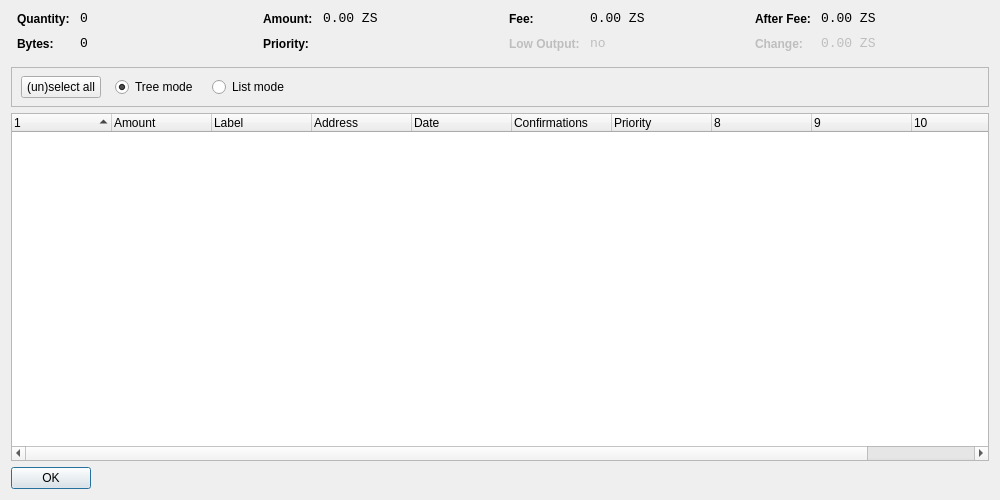
<?xml version="1.0" encoding="UTF-8"?>
<ui version="4.0">
 <class>CoinControlDialog</class>
 <widget class="QDialog" name="CoinControlDialog">
  <property name="geometry">
   <rect>
    <x>0</x>
    <y>0</y>
    <width>1000</width>
    <height>500</height>
   </rect>
  </property>
  <property name="windowTitle">
   <string>Coin Control</string>
  </property>
  <layout class="QVBoxLayout" name="verticalLayout">
   <item>
    <layout class="QHBoxLayout" name="horizontalLayoutTop" stretch="0,0,0,0">
     <property name="topMargin">
      <number>0</number>
     </property>
     <property name="bottomMargin">
      <number>10</number>
     </property>
     <item>
      <layout class="QFormLayout" name="formLayoutCoinControl1">
       <property name="horizontalSpacing">
        <number>10</number>
       </property>
       <property name="verticalSpacing">
        <number>10</number>
       </property>
       <property name="leftMargin">
        <number>6</number>
       </property>
       <property name="rightMargin">
        <number>6</number>
       </property>
       <item row="0" column="0">
        <widget class="QLabel" name="labelCoinControlQuantityText">
         <property name="styleSheet">
          <string notr="true">font-weight:bold;</string>
         </property>
         <property name="text">
          <string>Quantity:</string>
         </property>
        </widget>
       </item>
       <item row="0" column="1">
        <widget class="QLabel" name="labelCoinControlQuantity">
         <property name="font">
          <font>
           <family>Monospace</family>
           <pointsize>10</pointsize>
          </font>
         </property>
         <property name="cursor">
          <cursorShape>IBeamCursor</cursorShape>
         </property>
         <property name="contextMenuPolicy">
          <enum>Qt::ActionsContextMenu</enum>
         </property>
         <property name="text">
          <string notr="true">0</string>
         </property>
         <property name="textInteractionFlags">
          <set>Qt::LinksAccessibleByMouse|Qt::TextSelectableByKeyboard|Qt::TextSelectableByMouse</set>
         </property>
        </widget>
       </item>
       <item row="1" column="0">
        <widget class="QLabel" name="labelCoinControlBytesText">
         <property name="styleSheet">
          <string notr="true">font-weight:bold;</string>
         </property>
         <property name="text">
          <string>Bytes:</string>
         </property>
        </widget>
       </item>
       <item row="1" column="1">
        <widget class="QLabel" name="labelCoinControlBytes">
         <property name="font">
          <font>
           <family>Monospace</family>
           <pointsize>10</pointsize>
          </font>
         </property>
         <property name="cursor">
          <cursorShape>IBeamCursor</cursorShape>
         </property>
         <property name="contextMenuPolicy">
          <enum>Qt::ActionsContextMenu</enum>
         </property>
         <property name="text">
          <string notr="true">0</string>
         </property>
         <property name="textInteractionFlags">
          <set>Qt::LinksAccessibleByMouse|Qt::TextSelectableByKeyboard|Qt::TextSelectableByMouse</set>
         </property>
        </widget>
       </item>
      </layout>
     </item>
     <item>
      <layout class="QFormLayout" name="formLayoutCoinControl2">
       <property name="horizontalSpacing">
        <number>10</number>
       </property>
       <property name="verticalSpacing">
        <number>10</number>
       </property>
       <property name="leftMargin">
        <number>6</number>
       </property>
       <property name="rightMargin">
        <number>6</number>
       </property>
       <item row="0" column="0">
        <widget class="QLabel" name="labelCoinControlAmountText">
         <property name="styleSheet">
          <string notr="true">font-weight:bold;</string>
         </property>
         <property name="text">
          <string>Amount:</string>
         </property>
        </widget>
       </item>
       <item row="0" column="1">
        <widget class="QLabel" name="labelCoinControlAmount">
         <property name="font">
          <font>
           <family>Monospace</family>
           <pointsize>10</pointsize>
          </font>
         </property>
         <property name="cursor">
          <cursorShape>IBeamCursor</cursorShape>
         </property>
         <property name="contextMenuPolicy">
          <enum>Qt::ActionsContextMenu</enum>
         </property>
         <property name="text">
          <string notr="true">0.00 ZS</string>
         </property>
         <property name="textInteractionFlags">
          <set>Qt::LinksAccessibleByMouse|Qt::TextSelectableByKeyboard|Qt::TextSelectableByMouse</set>
         </property>
        </widget>
       </item>
       <item row="1" column="0">
        <widget class="QLabel" name="labelCoinControlPriorityText">
         <property name="styleSheet">
          <string notr="true">font-weight:bold;</string>
         </property>
         <property name="text">
          <string>Priority:</string>
         </property>
        </widget>
       </item>
       <item row="1" column="1">
        <widget class="QLabel" name="labelCoinControlPriority">
         <property name="font">
          <font>
           <family>Monospace</family>
           <pointsize>10</pointsize>
          </font>
         </property>
         <property name="cursor">
          <cursorShape>IBeamCursor</cursorShape>
         </property>
         <property name="contextMenuPolicy">
          <enum>Qt::ActionsContextMenu</enum>
         </property>
         <property name="text">
          <string/>
         </property>
         <property name="textInteractionFlags">
          <set>Qt::LinksAccessibleByMouse|Qt::TextSelectableByKeyboard|Qt::TextSelectableByMouse</set>
         </property>
        </widget>
       </item>
      </layout>
     </item>
     <item>
      <layout class="QFormLayout" name="formLayoutCoinControl3">
       <property name="horizontalSpacing">
        <number>10</number>
       </property>
       <property name="verticalSpacing">
        <number>10</number>
       </property>
       <property name="leftMargin">
        <number>6</number>
       </property>
       <property name="rightMargin">
        <number>6</number>
       </property>
       <item row="0" column="0">
        <widget class="QLabel" name="labelCoinControlFeeText">
         <property name="styleSheet">
          <string notr="true">font-weight:bold;</string>
         </property>
         <property name="text">
          <string>Fee:</string>
         </property>
        </widget>
       </item>
       <item row="0" column="1">
        <widget class="QLabel" name="labelCoinControlFee">
         <property name="font">
          <font>
           <family>Monospace</family>
           <pointsize>10</pointsize>
          </font>
         </property>
         <property name="cursor">
          <cursorShape>IBeamCursor</cursorShape>
         </property>
         <property name="contextMenuPolicy">
          <enum>Qt::ActionsContextMenu</enum>
         </property>
         <property name="text">
          <string notr="true">0.00 ZS</string>
         </property>
         <property name="textInteractionFlags">
          <set>Qt::LinksAccessibleByMouse|Qt::TextSelectableByKeyboard|Qt::TextSelectableByMouse</set>
         </property>
        </widget>
       </item>
       <item row="1" column="0">
        <widget class="QLabel" name="labelCoinControlLowOutputText">
         <property name="enabled">
          <bool>false</bool>
         </property>
         <property name="styleSheet">
          <string notr="true">font-weight:bold;</string>
         </property>
         <property name="text">
          <string>Low Output:</string>
         </property>
        </widget>
       </item>
       <item row="1" column="1">
        <widget class="QLabel" name="labelCoinControlLowOutput">
         <property name="enabled">
          <bool>false</bool>
         </property>
         <property name="font">
          <font>
           <family>Monospace</family>
           <pointsize>10</pointsize>
          </font>
         </property>
         <property name="cursor">
          <cursorShape>IBeamCursor</cursorShape>
         </property>
         <property name="contextMenuPolicy">
          <enum>Qt::ActionsContextMenu</enum>
         </property>
         <property name="text">
          <string notr="true">no</string>
         </property>
         <property name="textInteractionFlags">
          <set>Qt::LinksAccessibleByMouse|Qt::TextSelectableByKeyboard|Qt::TextSelectableByMouse</set>
         </property>
        </widget>
       </item>
      </layout>
     </item>
     <item>
      <layout class="QFormLayout" name="formLayoutCoinControl4">
       <property name="horizontalSpacing">
        <number>10</number>
       </property>
       <property name="verticalSpacing">
        <number>10</number>
       </property>
       <property name="leftMargin">
        <number>6</number>
       </property>
       <property name="rightMargin">
        <number>6</number>
       </property>
       <item row="0" column="0">
        <widget class="QLabel" name="labelCoinControlAfterFeeText">
         <property name="styleSheet">
          <string notr="true">font-weight:bold;</string>
         </property>
         <property name="text">
          <string>After Fee:</string>
         </property>
        </widget>
       </item>
       <item row="0" column="1">
        <widget class="QLabel" name="labelCoinControlAfterFee">
         <property name="font">
          <font>
           <family>Monospace</family>
           <pointsize>10</pointsize>
          </font>
         </property>
         <property name="cursor">
          <cursorShape>IBeamCursor</cursorShape>
         </property>
         <property name="contextMenuPolicy">
          <enum>Qt::ActionsContextMenu</enum>
         </property>
         <property name="text">
          <string notr="true">0.00 ZS</string>
         </property>
         <property name="textInteractionFlags">
          <set>Qt::LinksAccessibleByMouse|Qt::TextSelectableByKeyboard|Qt::TextSelectableByMouse</set>
         </property>
        </widget>
       </item>
       <item row="1" column="0">
        <widget class="QLabel" name="labelCoinControlChangeText">
         <property name="enabled">
          <bool>false</bool>
         </property>
         <property name="styleSheet">
          <string notr="true">font-weight:bold;</string>
         </property>
         <property name="text">
          <string>Change:</string>
         </property>
        </widget>
       </item>
       <item row="1" column="1">
        <widget class="QLabel" name="labelCoinControlChange">
         <property name="enabled">
          <bool>false</bool>
         </property>
         <property name="font">
          <font>
           <family>Monospace</family>
           <pointsize>10</pointsize>
          </font>
         </property>
         <property name="cursor">
          <cursorShape>IBeamCursor</cursorShape>
         </property>
         <property name="contextMenuPolicy">
          <enum>Qt::ActionsContextMenu</enum>
         </property>
         <property name="text">
          <string notr="true">0.00 ZS</string>
         </property>
         <property name="textInteractionFlags">
          <set>Qt::LinksAccessibleByMouse|Qt::TextSelectableByKeyboard|Qt::TextSelectableByMouse</set>
         </property>
        </widget>
       </item>
      </layout>
     </item>
    </layout>
   </item>
   <item>
    <widget class="QFrame" name="frame">
     <property name="minimumSize">
      <size>
       <width>0</width>
       <height>40</height>
      </size>
     </property>
     <property name="frameShape">
      <enum>QFrame::StyledPanel</enum>
     </property>
     <property name="frameShadow">
      <enum>QFrame::Sunken</enum>
     </property>
     <widget class="QWidget" name="horizontalLayoutWidget">
      <property name="geometry">
       <rect>
        <x>10</x>
        <y>0</y>
        <width>781</width>
        <height>41</height>
       </rect>
      </property>
      <layout class="QHBoxLayout" name="horizontalLayoutPanel" stretch="0,0,0,0">
       <property name="spacing">
        <number>14</number>
       </property>
       <item>
        <widget class="QPushButton" name="pushButtonSelectAll">
         <property name="sizePolicy">
          <sizepolicy hsizetype="Maximum" vsizetype="Fixed">
           <horstretch>0</horstretch>
           <verstretch>0</verstretch>
          </sizepolicy>
         </property>
         <property name="text">
          <string>(un)select all</string>
         </property>
        </widget>
       </item>
       <item>
        <widget class="QRadioButton" name="radioTreeMode">
         <property name="sizePolicy">
          <sizepolicy hsizetype="Maximum" vsizetype="Fixed">
           <horstretch>0</horstretch>
           <verstretch>0</verstretch>
          </sizepolicy>
         </property>
         <property name="text">
          <string>Tree mode</string>
         </property>
         <property name="checked">
          <bool>true</bool>
         </property>
        </widget>
       </item>
       <item>
        <widget class="QRadioButton" name="radioListMode">
         <property name="sizePolicy">
          <sizepolicy hsizetype="Maximum" vsizetype="Fixed">
           <horstretch>0</horstretch>
           <verstretch>0</verstretch>
          </sizepolicy>
         </property>
         <property name="text">
          <string>List mode</string>
         </property>
        </widget>
       </item>
       <item>
        <spacer name="horizontalSpacer">
         <property name="orientation">
          <enum>Qt::Horizontal</enum>
         </property>
         <property name="sizeHint" stdset="0">
          <size>
           <width>40</width>
           <height>20</height>
          </size>
         </property>
        </spacer>
       </item>
      </layout>
     </widget>
    </widget>
   </item>
   <item>
    <widget class="CoinControlTreeWidget" name="treeWidget">
     <property name="contextMenuPolicy">
      <enum>Qt::CustomContextMenu</enum>
     </property>
     <property name="sortingEnabled">
      <bool>false</bool>
     </property>
     <property name="columnCount">
      <number>11</number>
     </property>
     <attribute name="headerShowSortIndicator" stdset="0">
      <bool>true</bool>
     </attribute>
     <attribute name="headerStretchLastSection">
      <bool>false</bool>
     </attribute>
     <column>
      <property name="text">
       <string/>
      </property>
     </column>
     <column>
      <property name="text">
       <string>Amount</string>
      </property>
     </column>
     <column>
      <property name="text">
       <string>Label</string>
      </property>
     </column>
     <column>
      <property name="text">
       <string>Address</string>
      </property>
     </column>
     <column>
      <property name="text">
       <string>Date</string>
      </property>
     </column>
     <column>
      <property name="text">
       <string>Confirmations</string>
      </property>
      <property name="toolTip">
       <string>Confirmed</string>
      </property>
     </column>
     <column>
      <property name="text">
       <string>Priority</string>
      </property>
     </column>
     <column>
      <property name="text">
       <string/>
      </property>
     </column>
     <column>
      <property name="text">
       <string/>
      </property>
     </column>
     <column>
      <property name="text">
       <string/>
      </property>
     </column>
     <column>
      <property name="text">
       <string/>
      </property>
     </column>
    </widget>
   </item>
   <item>
    <widget class="QDialogButtonBox" name="buttonBox">
     <property name="sizePolicy">
      <sizepolicy hsizetype="Maximum" vsizetype="Fixed">
       <horstretch>0</horstretch>
       <verstretch>0</verstretch>
      </sizepolicy>
     </property>
     <property name="orientation">
      <enum>Qt::Horizontal</enum>
     </property>
     <property name="standardButtons">
      <set>QDialogButtonBox::Ok</set>
     </property>
    </widget>
   </item>
  </layout>
 </widget>
 <customwidgets>
  <customwidget>
   <class>CoinControlTreeWidget</class>
   <extends>QTreeWidget</extends>
   <header>coincontroltreewidget.h</header>
  </customwidget>
 </customwidgets>
 <resources/>
 <connections/>
</ui>
